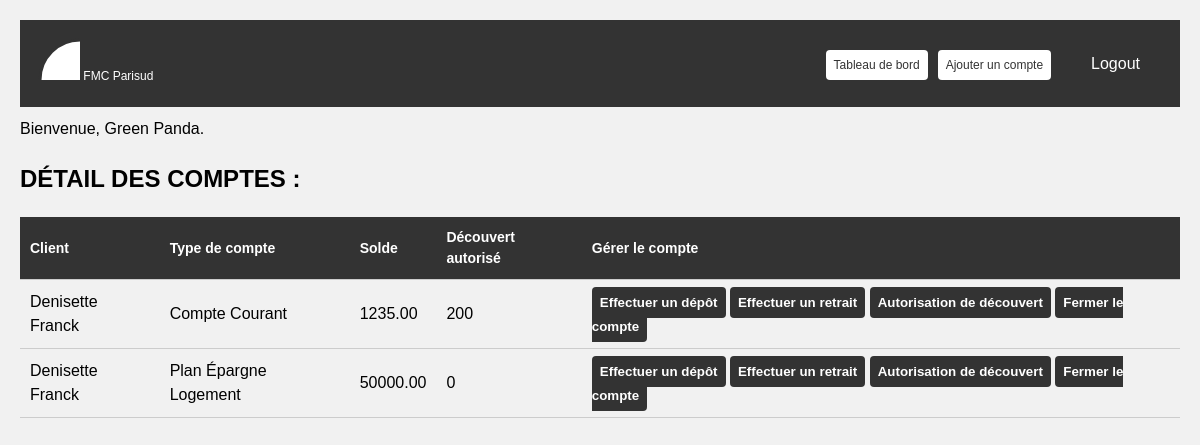
Page /accounts.php?customer_id=2 (signed in) on the committed database.
### tables this page shows
CREATE TABLE `advisors` (
  `id` int NOT NULL,
  `email` varchar(255) NOT NULL,
  `password` varchar(255) NOT NULL,
  `lastname` varchar(255) NOT NULL,
  `firstname` varchar(255) NOT NULL,
  `gpdr` tinyint(1) NOT NULL,
  `created_at` datetime NOT NULL DEFAULT CURRENT_TIMESTAMP
);

CREATE TABLE `accounts` (
  `id` int NOT NULL,
  `type` enum('Livret A','Compte Courant','Plan Épargne Logement','') NOT NULL,
  `balance` decimal(10,2) NOT NULL,
  `overdraft` int NOT NULL,
  `costumers_id` int NOT NULL
);

CREATE TABLE `customers` (
  `id` int NOT NULL,
  `email` varchar(255) NOT NULL,
  `lastname` varchar(255) NOT NULL,
  `firstname` varchar(255) NOT NULL,
  `birth_date` date NOT NULL,
  `address` varchar(255) NOT NULL,
  `address_comp` varchar(255) NOT NULL,
  `zip` varchar(255) NOT NULL,
  `city` varchar(255) NOT NULL,
  `phone` varchar(255) NOT NULL,
  `gpdr` tinyint(1) NOT NULL,
  `created_at` datetime NOT NULL DEFAULT CURRENT_TIMESTAMP,
  `advisors_id` int NOT NULL
);

### accounts.php (the view, shortened to what this page needs)
<?php
require 'includes/connection.php';
$email = $_SESSION['email'];
$sql = 'SELECT lastname, firstname FROM advisors WHERE email = :email';
$query = $db->prepare($sql);
$query->bindValue(':email', $email, PDO::PARAM_STR);
$query->execute();
$advisor = $query->fetch(PDO::FETCH_ASSOC);
if (isset($_SESSION['email'])) {
    if (isset($_GET['customer_id'])) {
        $customer_id = $_GET['customer_id'];
        $sql = "SELECT * FROM customers WHERE id = :customer_id";
        $query = $db->prepare($sql);
        $query->bindValue(':customer_id', $customer_id, PDO::PARAM_INT);
        $query->execute();
        $selected_customer = $query->fetch(PDO::FETCH_ASSOC);
        $sql = "SELECT * FROM accounts WHERE costumers_id = :customer_id";
        $query = $db->prepare($sql);
        $query->bindValue(':customer_id', $customer_id, PDO::PARAM_INT);
        $query->execute();
        $accounts = $query->fetchAll(PDO::FETCH_ASSOC);
    }
}
?>
<!DOCTYPE html>
<html lang="fr">
<head>
    <link rel="stylesheet" href="./css/styles.min.css">
</head>
<body>
    <nav>
        <div>
            <a href=""><svg height="50" width="50">
                    <circle cx="50" cy="50" r="40" stroke="#333" stroke-width="3" fill="#fff" />
                </svg> FMC Parisud</a>
        </div>
        <ul id="advisor-actions" style="list-style-type: none; display:flex;">
            <li><a class="account-actions" href="home.php">Tableau de bord</a></li>
            <li><a class="account-actions" href="add_account.php?customer_id=<?php echo $customer_id; ?>">Ajouter un compte</a></li>
            <li><a class="logout" href="logout.php">Logout</a></li>
        </ul>
    </nav>
    <p>Bienvenue, <?php echo $advisor['lastname'] . ' ' . $advisor['firstname']; ?>.</p>
    <h2>DÉTAIL DES COMPTES :</h2>
    <table>
        <thead>
            <tr>
                <th>Client</th>
                <th>Type de compte</th>
                <th>Solde</th>
                <th>Découvert autorisé</th>
                <th>Gérer le compte</th>
            </tr>
        </thead>
        <tbody>
            <?php if (isset($selected_customer)) : ?>
                <?php $customer = $selected_customer; ?>
                <?php foreach ($accounts as $account) : ?>
                    <tr>
                        <td><?php echo $customer['lastname'] . ' ' . $customer['firstname']; ?></td>
                        <td><?php echo $account['type']; ?></td>
                        <td><?php echo $account['balance']; ?></td>
                        <td><?php echo $account['overdraft']; ?></td>
                        <td><a class="links" href="#">Effectuer un dépôt</a>
                            <a class="links" href="#">Effectuer un retrait</a>
                            <a class="links" href="#">Autorisation de découvert</a>
                            <a class="links" href="#">Fermer le compte</a>
                        </td>
                    </tr>
                <?php endforeach; ?>
            <?php endif; ?>
        </tbody>
    </table>
</body>
</html>

### rows in the picture
advisors: lastname "Green", firstname "Panda"
accounts: costumers.lastname "Denisette", costumers.firstname "Franck", type "Compte Courant", balance "1235.00", overdraft "200"
accounts: costumers.lastname "Denisette", costumers.firstname "Franck", type "Plan Épargne Logement", balance "50000.00", overdraft "0"
